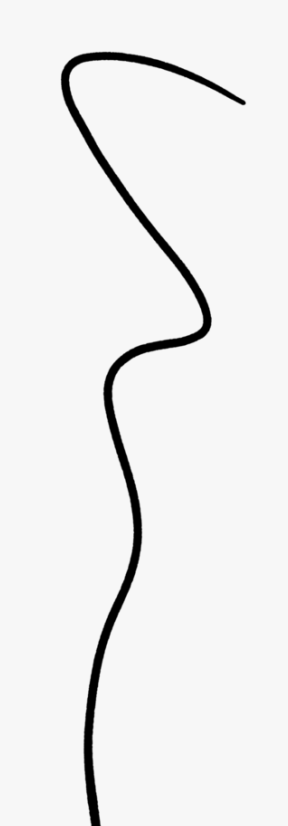
#> input picture test.png, 288 x 826 px, given in place of the camera
$ python main.py
#> lines starting #> are read from the running program, lines starting #| are printed output that depends on the picture; after the words box and inside, x2 and y2 are one past the last pixel; in counts of white or black regions, pixels touching at a corner belong together
import cv2
import os
import numpy as np
directory_path = os.getcwd()


def draw_lines_all(img, lines, color=[0, 0, 255], thickness=7):
  try:
    for line in lines:
        for x1, y1, x2, y2 in line:
            cv2.line(img, (x1, y1), (x2, y2), color, thickness)
  except:
    print('empty')

def color_filter(img):
  hsv = cv2.cvtColor(img, cv2.COLOR_BGR2HSV)

  # cv2.imshow('hsv', hsv)

  kernel_size = 5
  blur = cv2.blur(hsv, (kernel_size, kernel_size), 0)

  # cv2.imshow('gaus. blur', blur)

  white_low = np.array([0, 0, 140])
  white_up = np.array([179, 185, 255])
  yellow_low = np.array([120, 0, 0])
  yellow_up = np.array([120, 0, 0])

  mask_1 = cv2.inRange(blur, white_low, white_up)
  mask_2 = cv2.inRange(blur, yellow_low, yellow_up)

  mask = mask_1 | mask_2

  return mask

def canny_filter(img):

  low_thres = 60
  high_thres = 175
  edges = cv2.Canny(img, low_thres, high_thres)

  return edges

def run_cv(cap):
  while (cap.isOpened()):

    # Capture frame-by-frame
    ret, frame = cap.read()
#> frame is the input picture: shape (826, 288, 3); min 0, max 247, mean 237.9

    # cv2.imshow('frame', frame)

    # transform to ROI
    pt_a_x = 2.25*(frame.shape[1]/7)
#> pt_a_x = 92.57
    pt_a_y = 7.5*(frame.shape[0]/10)
#> pt_a_y = 619.5
    pt_b_x = 1.25*(frame.shape[1]/7)
#> pt_b_x = 51.43
    pt_b_y = 10*(frame.shape[0]/10)
#> pt_b_y = 826
    pt_c_x = 5.75*(frame.shape[1]/7)
#> pt_c_x = 236.6
    pt_c_y = 10*(frame.shape[0]/10)
#> pt_c_y = 826
    pt_d_x = 4.75*(frame.shape[1]/7)
#> pt_d_x = 195.4
    pt_d_y = 7.5*(frame.shape[0]/10)
#> pt_d_y = 619.5

    width_AD = np.sqrt(((pt_a_x - pt_d_x) ** 2) + ((pt_a_y - pt_d_y) ** 2))
#> width_AD = 102.9
    width_BC = np.sqrt(((pt_b_x - pt_c_x) ** 2) + ((pt_b_y - pt_c_y) ** 2))
#> width_BC = 185.1
    maxWidth = max(int(width_AD), int(width_BC))
#> maxWidth = 185

    height_AB = np.sqrt(((pt_a_x - pt_b_x) ** 2) + ((pt_a_y - pt_b_y) ** 2))
#> height_AB = 210.6
    height_CD = np.sqrt(((pt_c_x - pt_d_x) ** 2) + ((pt_c_y - pt_d_y) ** 2))
#> height_CD = 210.6
    maxHeight = max(int(height_AB), int(height_CD))
#> maxHeight = 210

    input_pts = np.float32([[pt_a_x, pt_a_y], [pt_b_x, pt_b_y], [pt_c_x, pt_c_y], [pt_d_x, pt_d_y]])
    output_pts = np.float32([[0, 0],
                            [0, maxHeight - 1],
                            [maxWidth - 1, maxHeight - 1],
                            [maxWidth - 1, 0]])
#> output_pts = [[0, 0], [0, 209], [184, 209], [184, 0]]

    M = cv2.getPerspectiveTransform(input_pts,output_pts)
    roi_transform = cv2.warpPerspective(frame, M, (maxWidth, maxHeight), flags=cv2.INTER_LINEAR)
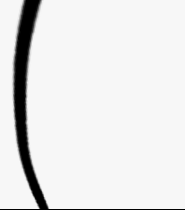
#> roi_transform: shape (210, 185, 3); min 0, max 247, mean 229.4
    roi_rescale = cv2.resize(roi_transform, (400, 500))
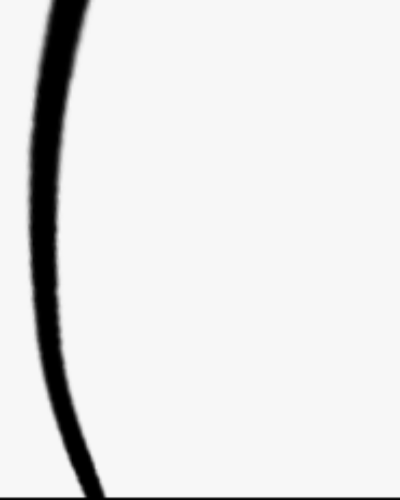
#> roi_rescale: shape (500, 400, 3); min 0, max 247, mean 229.4

    filtered = color_filter(roi_rescale)
#> in color_filter, `hsv = cv2.cvtColor(img, cv2.COLOR_BGR2HSV)`: hsv: shape (500, 400, 3); mean H, S, V 0, 0, 229.4
#> in color_filter, `blur = cv2.blur(hsv, (kernel_size, kernel_size), 0)`: blur: shape (500, 400, 3); mean H, S, V 0, 0, 229.5
#> in color_filter, `mask_1 = cv2.inRange(blur, white_low, white_up)`:
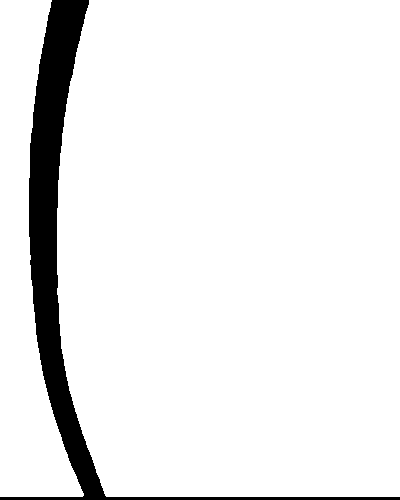
#> mask_1: shape (500, 400); 92.5% white; 1 black region, box (x1, y1, x2, y2) and area: (0, 0, 400, 500) 14941
#> in color_filter, `mask_2 = cv2.inRange(blur, yellow_low, yellow_up)`: mask_2: shape (500, 400); every value is 0

    kernel_size = 5
    dilated = cv2.dilate(filtered, (kernel_size, kernel_size), iterations=9)
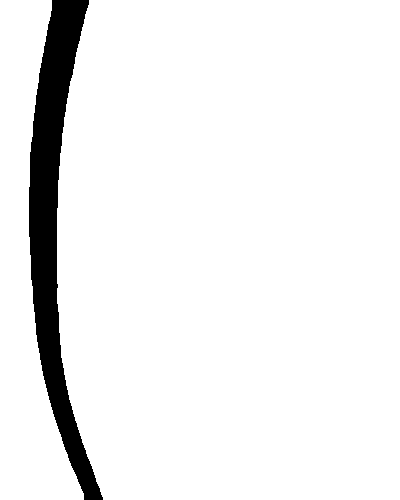
#> dilated: shape (500, 400); 93.4% white; 1 black region, box (x1, y1, x2, y2) and area: (29, 0, 103, 500) 13152

    cannyed = canny_filter(roi_rescale)
#> in canny_filter, `edges = cv2.Canny(img, low_thres, high_thres)`: edges: shape (500, 400); 0.71% white in thin lines or dots

    cv2.imshow('filtered', filtered)
    cv2.imshow('dilated', dilated)
    cv2.imshow('cannyed', cannyed)

    combined = cv2.bitwise_and(dilated, cannyed)
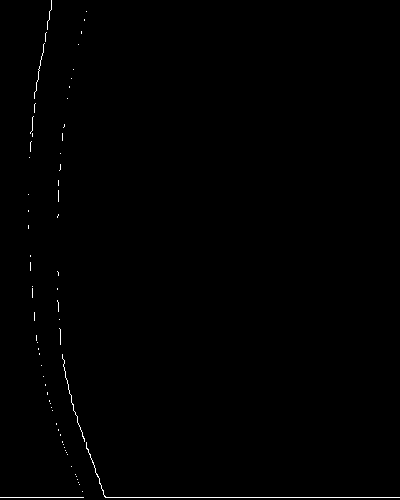
#> combined: shape (500, 400); 0.42% white in thin lines or dots

    cv2.imshow('combined', combined)


    rho = 3
    theta = np.pi / 180
    threshold = 80
    min_line_len = 40
    max_line_gap = 10
    lines = cv2.HoughLinesP(combined, rho, theta, threshold, np.array([]), minLineLength=min_line_len, maxLineGap=max_line_gap)
#> lines = [[105, 497, 399, 497], [71, 400, 104, 496], [34, 97, 51, 0]]

    blank_image = np.zeros((roi_rescale.shape[0], roi_rescale.shape[1], 4), np.uint8)

    draw_lines_all(blank_image, lines)
#> the loop in draw_lines_all, `for line in lines:` made 3 passes
#> after the loop in draw_lines_all, `for line in lines:`:
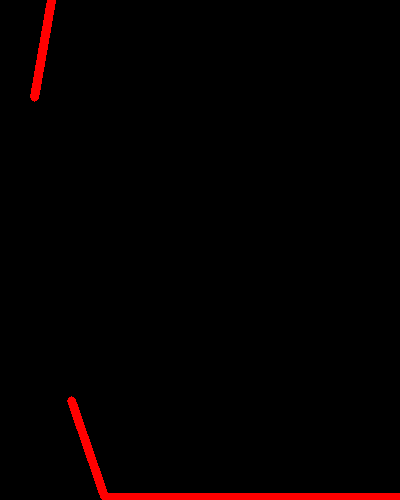
#> img: shape (500, 400, 4); mean of channels 0, 1, 2, 3 0, 0, 5, 0; drawn as B, G, R
    cv2.imshow('image', blank_image)

    pts_src = np.array([[0, 0], [0, blank_image.shape[0]], [blank_image.shape[1], blank_image.shape[0]], [blank_image.shape[1], 0]])
    pts_dst = np.array([[pt_a_x, pt_a_y], [pt_b_x, pt_b_y], [pt_c_x, pt_c_y], [pt_d_x, pt_d_y]])

    h, status = cv2.findHomography(pts_src, pts_dst)
#> h = [[0.257, -0.128, 92.57], [-6.14e-17, -0.321, 619.5], [-8.5e-20, -0.000889, 1]]; status = [1, 1, 1, 1]

    im_out = cv2.warpPerspective(blank_image, h, (frame.shape[1], frame.shape[0]))
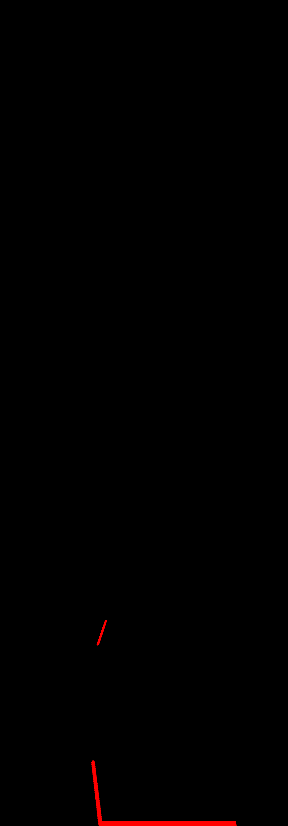
#> im_out: shape (826, 288, 4); mean of channels 0, 1, 2, 3 0, 0, 1.1, 0; drawn as B, G, R

    frame = cv2.cvtColor(frame, cv2.COLOR_BGR2BGRA)
#> frame: shape (826, 288, 4)

    im_out = cv2.addWeighted(frame, 1, im_out, 1, 0.0)

    # [21 lines of commented-out code are left out]

    cv2.imshow('im_outImage.jpg', im_out)

    if cv2.waitKey(25) & 0xFF == ord('q'):
#> (key q is pressed here)
      break

  # release the video capture object
  cap.release()
  # Closes all the windows currently opened.
  cv2.destroyAllWindows()

if __name__ == "__main__":
  pipeline = cv2.VideoCapture(0)
  run_cv(pipeline)
